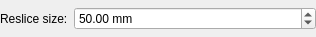
<?xml version="1.0" encoding="UTF-8"?>
<ui version="4.0">
 <class>ReslicePropertiesWidget</class>
 <widget class="QWidget" name="ReslicePropertiesWidget">
  <property name="geometry">
   <rect>
    <x>0</x>
    <y>0</y>
    <width>316</width>
    <height>37</height>
   </rect>
  </property>
  <property name="windowTitle">
   <string>Form</string>
  </property>
  <layout class="QHBoxLayout" name="horizontalLayout">
   <property name="leftMargin">
    <number>0</number>
   </property>
   <property name="topMargin">
    <number>0</number>
   </property>
   <property name="rightMargin">
    <number>0</number>
   </property>
   <property name="bottomMargin">
    <number>0</number>
   </property>
   <item>
    <widget class="QLabel" name="label">
     <property name="sizePolicy">
      <sizepolicy hsizetype="Maximum" vsizetype="Preferred">
       <horstretch>0</horstretch>
       <verstretch>0</verstretch>
      </sizepolicy>
     </property>
     <property name="text">
      <string>Reslice size:</string>
     </property>
    </widget>
   </item>
   <item>
    <widget class="QDoubleSpinBox" name="resliceWindowSizeSpinBox">
     <property name="sizePolicy">
      <sizepolicy hsizetype="MinimumExpanding" vsizetype="Fixed">
       <horstretch>0</horstretch>
       <verstretch>0</verstretch>
      </sizepolicy>
     </property>
     <property name="toolTip">
      <string>Size of the reslice window for the current vessel path</string>
     </property>
     <property name="suffix">
      <string> mm</string>
     </property>
     <property name="minimum">
      <double>0.100000000000000</double>
     </property>
     <property name="maximum">
      <double>100.000000000000000</double>
     </property>
     <property name="value">
      <double>50.000000000000000</double>
     </property>
    </widget>
   </item>
  </layout>
 </widget>
 <resources/>
 <connections/>
</ui>
